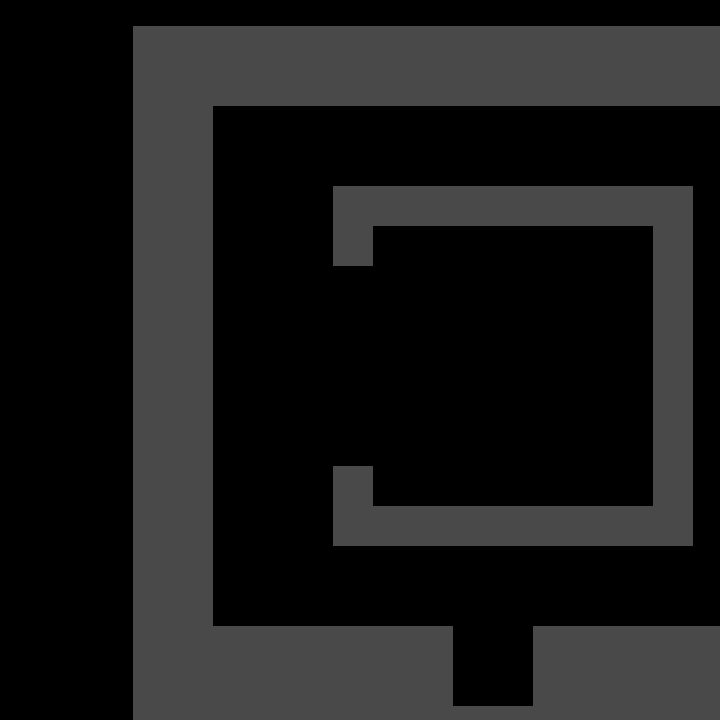

This game map was drawn from its Tiled (.tmx) file and the tilesets committed beside it. A one-line description and the full map source follow:
An orthogonal 18x18 tile map with 40x40 px tiles, 1 tile layer (WallLayer).

<map version="1.0" orientation="orthogonal" renderorder="right-down" width="18" height="18" tilewidth="40" tileheight="40" nextobjectid="1">
 <tileset firstgid="1" name="background" tilewidth="40" tileheight="40" tilecount="16" columns="2">
  <image source="../assets/textures/background/backgroundPattern.png" width="80" height="80" />
 </tileset>
 <layer name="WallLayer" width="18" height="18" offsetx="133" offsety="26">
  <data encoding="csv">
1,1,1,1,1,1,1,1,1,1,1,1,1,1,1,1,1,1,
1,1,1,1,1,1,1,1,1,1,1,1,1,1,1,1,1,1,
1,1,0,0,0,0,0,0,0,0,0,0,0,0,0,0,1,1,
1,1,0,0,0,0,0,0,0,0,0,0,0,0,0,0,1,1,
1,1,0,0,0,1,1,1,1,1,1,1,1,1,0,0,1,1,
1,1,0,0,0,1,0,0,0,0,0,0,0,1,0,0,1,1,
1,1,0,0,0,0,0,0,0,0,0,0,0,1,0,0,1,1,
1,1,0,0,0,0,0,0,0,0,0,0,0,1,0,0,1,1,
1,1,0,0,0,0,0,0,0,0,0,0,0,1,0,0,1,1,
1,1,0,0,0,0,0,0,0,0,0,0,0,1,0,0,1,1,
1,1,0,0,0,0,0,0,0,0,0,0,0,1,0,0,1,1,
1,1,0,0,0,1,0,0,0,0,0,0,0,1,0,0,1,1,
1,1,0,0,0,1,1,1,1,1,1,1,1,1,0,0,1,1,
1,1,0,0,0,0,0,0,0,0,0,0,0,0,0,0,1,1,
1,1,0,0,0,0,0,0,0,0,0,0,0,0,0,0,1,1,
4,4,4,4,4,4,4,4,0,0,4,4,4,4,4,4,4,4,
4,4,4,4,4,4,4,4,0,0,4,4,4,4,4,4,4,4,
4,4,4,4,4,4,4,4,4,4,4,4,4,4,4,4,4,4
</data>
 </layer>
</map>